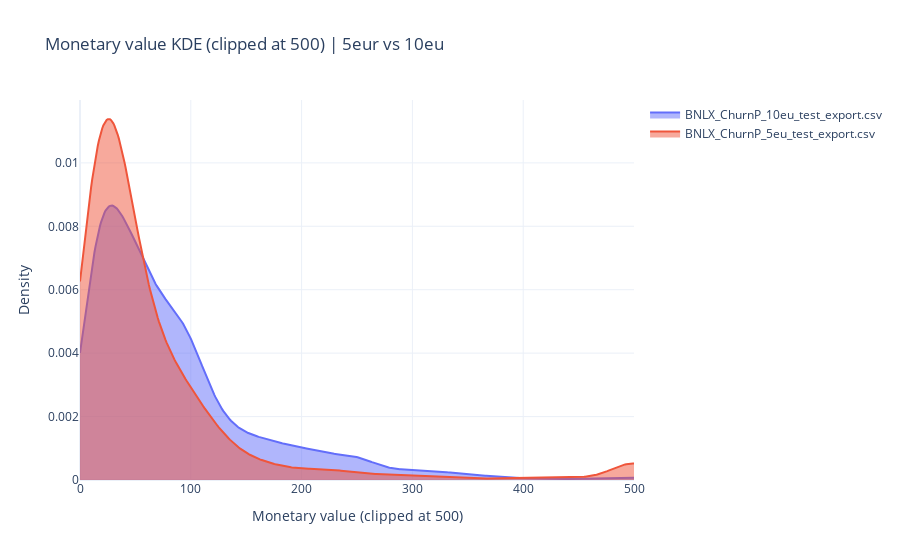

Notebook code for this chart:
### Code cell
# Sanity check pattern we expec tto see 5eu lower better, 10eu higher better!
import numpy as np
import pandas as pd
import plotly.graph_objects as go
from scipy.stats import gaussian_kde

def plot_monetary_value_kde_top30(predicted_top30_per_treatment, clip_max=500):
    incentives = ["BNLX_ChurnP_5eu_test_export.csv", "BNLX_ChurnP_10eu_test_export.csv"]

    df_plot = predicted_top30_per_treatment.loc[
        predicted_top30_per_treatment["original_incentive_name"].isin(incentives),
        ["original_incentive_name", "monetary_value"]
    ].dropna(subset=["monetary_value"]).copy()

    df_plot["monetary_value"] = df_plot["monetary_value"].clip(upper=clip_max)

    x_grid = np.linspace(0, clip_max, 500)

    fig = go.Figure()

    for name, group in df_plot.groupby("original_incentive_name"):
        values = group["monetary_value"].values

        if len(values) < 2:
            continue

        kde = gaussian_kde(values)
        density = kde(x_grid)

        fig.add_trace(
            go.Scatter(
                x=x_grid,
                y=density,
                mode="lines",
                fill="tozeroy",
                name=name
            )
        )

    fig.update_layout(
        title=f"Monetary value KDE (clipped at {clip_max}) | 5eur vs 10eu",
        xaxis_title=f"Monetary value (clipped at {clip_max})",
        yaxis_title="Density",
        template="plotly_white"
    )

    fig.update_xaxes(range=[0, clip_max])

    fig.show()

plot_monetary_value_kde_top30(test_selected_multi_uplift, clip_max=500)

### Figure 1 — Plotly figure (JSON) as saved in the notebook; plotly's stock layout.template omitted (floating-point values rounded to 4 significant figures; data arrays with more than 128 entries replaced by an {"elided": "..."} marker saying what was removed)
{"data": [{"fill": "tozeroy", "mode": "lines", "name": "BNLX_ChurnP_10eu_test_export.csv", "type": "scatter", "x": {"elided": "500 float values"}, "y": {"elided": "500 float values"}}, {"fill": "tozeroy", "mode": "lines", "name": "BNLX_ChurnP_5eu_test_export.csv", "type": "scatter", "x": {"elided": "500 float values"}, "y": {"elided": "500 float values"}}], "layout": {"title": {"text": "Monetary value KDE (clipped at 500) | 5eur vs 10eu"}, "xaxis": {"range": [0, 500], "title": {"text": "Monetary value (clipped at 500)"}}, "yaxis": {"title": {"text": "Density"}}}}
